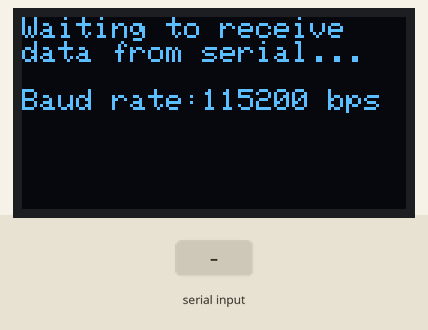
Recording of a sketch running on a simulated Arduino Uno, built with avr-gcc and run on an emulated ATmega328P. Parts: 128×64 one-colour display. The test bench sets the inputs (shaded band). What the sketch prints to the serial monitor is not drawn.

Above: at 1.2 s.
1.3 s: "90,45\n" received over Serial
At 2.5 s:
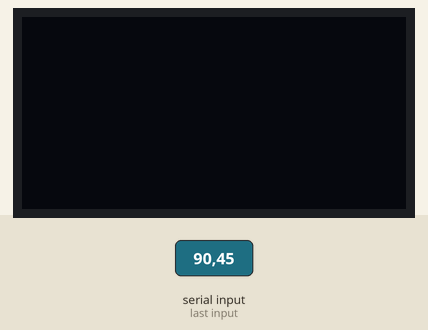
2.8 s: "1,90,45\n" received over Serial
At 3.9 s:
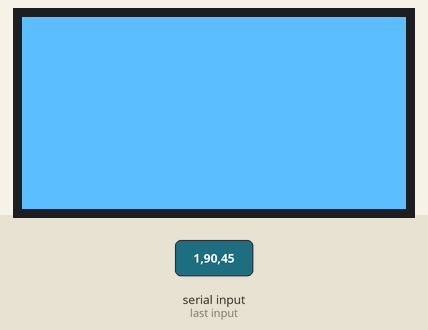
4.3 s: "30,150\n" received over Serial
At 5.0 s:
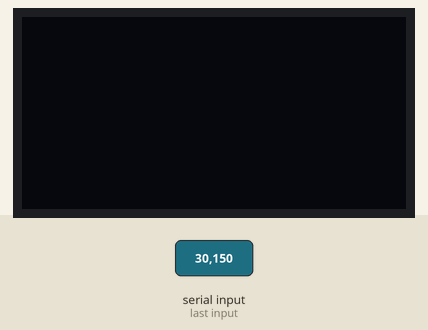
5.8 s: "1,90\n" received over Serial
At 6.2 s:
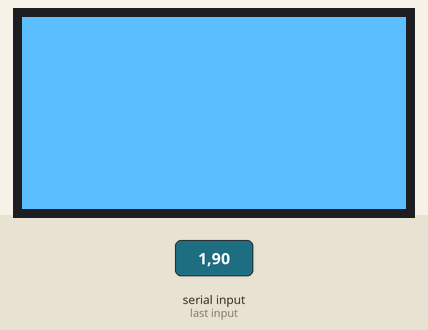
Timing chart, 0 to 8.3 s (numbered marks = the images above; inputs shaded):
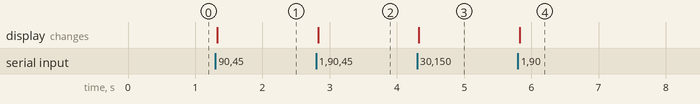

Measured:
- after the input at 1.3 s, the display: changes at once (image 1)
- after the input at 2.8 s, the display: changes at once (image 2)
- after the input at 4.3 s, the display: changes at once (image 3)
- after the input at 5.8 s, the display: changes at once (image 4)

The sketch:

DisplayShapeSerialInOptimizedDraw.ino
```cpp
/**
 * Takes in two parameters off of serial as comma separated text-encoded
 * data: shapeType, shapeSize
 *
 * shapeType is either 0, 1, 2 corresponding to CIRCLE, SQUARE, TRIANGLE
 * shapeSize is a float between [0, 1] inclusive that corresponds to shape size
 *
 * Designed to work with the p5.js app:
 *  - Live page: https://makeabilitylab.github.io/p5js/WebSerial/p5js/DisplayShapeOut/
 *  - Code: https://github.com/makeabilitylab/p5js/tree/master/WebSerial/p5js/DisplayShapeOut
 *
 * By Jon E. Froehlich
 * @jonfroehlich
 * http://makeabilitylab.io
 *
 */

// #include <SPI.h> // Comment out when using i2c
#include <Wire.h>
#include <Adafruit_GFX.h>
#include <Adafruit_SSD1306.h>

#define SCREEN_WIDTH 128 // OLED display width, in pixels
#define SCREEN_HEIGHT 64 // OLED display height, in pixels

// Declaration for an SSD1306 display connected to I2C (SDA, SCL pins)
#define OLED_RESET     4 // Reset pin # (or -1 if sharing Arduino reset pin)
Adafruit_SSD1306 _display(SCREEN_WIDTH, SCREEN_HEIGHT, &Wire, OLED_RESET);

enum ShapeType {
  CIRCLE,
  SQUARE,
  TRIANGLE,
};

ShapeType _curShapeType = CIRCLE;
float _curShapeSizeFraction = -1;

int _lastShapeType = CIRCLE;
int _lastShapeSize = -1;

const int MIN_SHAPE_SIZE = 4;
int _maxShapeSize;

const long BAUD_RATE = 115200;
void setup() {
  Serial.begin(BAUD_RATE);

  // SSD1306_SWITCHCAPVCC = generate display voltage from 3.3V internally
  if(!_display.begin(SSD1306_SWITCHCAPVCC, 0x3D)) { // Address 0x3D for 128x64
    Serial.println(F("SSD1306 allocation failed"));
    for(;;); // Don't proceed, loop forever
  }

  _maxShapeSize = min(_display.width(), _display.height());

  _display.clearDisplay();
  _display.setTextSize(1);      // Normal 1:1 pixel scale
  _display.setTextColor(SSD1306_WHITE); // Draw white text
  _display.setCursor(0, 0);     // Start at top-left corner
  _display.print("Waiting to receive\ndata from serial...");
  _display.println("\n");
  _display.print("Baud rate:");
  _display.print(BAUD_RATE);
  _display.print(" bps");
  _display.display();
}

void loop() {
  // Check to see if there is any incoming serial data
  if(Serial.available() > 0){
    // If we're here, then serial data has been received
    // Read data off the serial port until we get to the endline delimiter ('\n')
    // Store all of this data into a string
    String rcvdSerialData = Serial.readStringUntil('\n');

    // Parse out the comma separated string
    int indexOfComma = rcvdSerialData.indexOf(',');

    if(indexOfComma != -1){
      String strShapeType = rcvdSerialData.substring(0, indexOfComma);
      int shapeType = strShapeType.toInt();
      _curShapeType = (ShapeType)shapeType;

      String strShapeSize = rcvdSerialData.substring(indexOfComma + 1, rcvdSerialData.length());
      _curShapeSizeFraction = strShapeSize.toFloat();
    }

    // Echo the data back on serial (for debugging purposes)
    // This is not necessary but helpful. Then the webpage can
    // display this debug output (if necessary)
    Serial.print("Arduino Received: '");
    Serial.print(rcvdSerialData);
    Serial.println("'");
  }

  // if no data has arrived, shape fraction will be < 0
  if(_curShapeSizeFraction > 0){
    drawShape(_curShapeType, _curShapeSizeFraction);
  }
}

void drawShape(ShapeType shapeType, float fractionSize){

  int shapeSize = MIN_SHAPE_SIZE + fractionSize * (_maxShapeSize - MIN_SHAPE_SIZE);
  int halfShapeSize = shapeSize / 2;
  int xCenter = _display.width() / 2;
  int yCenter = _display.height() / 2;
  int xLeft =  xCenter - halfShapeSize;
  int yTop =  yCenter - halfShapeSize;

  if(_lastShapeSize != shapeSize || _lastShapeType != shapeType){
    _display.clearDisplay();

    // Render the appropriate shape
    if(shapeType == CIRCLE){
      _display.fillRoundRect(xLeft, yTop, shapeSize, shapeSize, halfShapeSize, SSD1306_WHITE);
    }else if(shapeType == SQUARE){
      _display.fillRect(xLeft, yTop, shapeSize, shapeSize, SSD1306_WHITE);
    }else if(shapeType == TRIANGLE){
      int x1 = xCenter - halfShapeSize;
      int y1 = yCenter + halfShapeSize;

      int x2 = xCenter;
      int y2 = yCenter - halfShapeSize;

      int x3 = xCenter + halfShapeSize;
      int y3 = y1;

      _display.fillTriangle(x1, y1, x2, y2, x3, y3, SSD1306_WHITE);
    }

    _display.display();
  }

  _lastShapeType = shapeType;
  _lastShapeSize = shapeSize;
}
```
